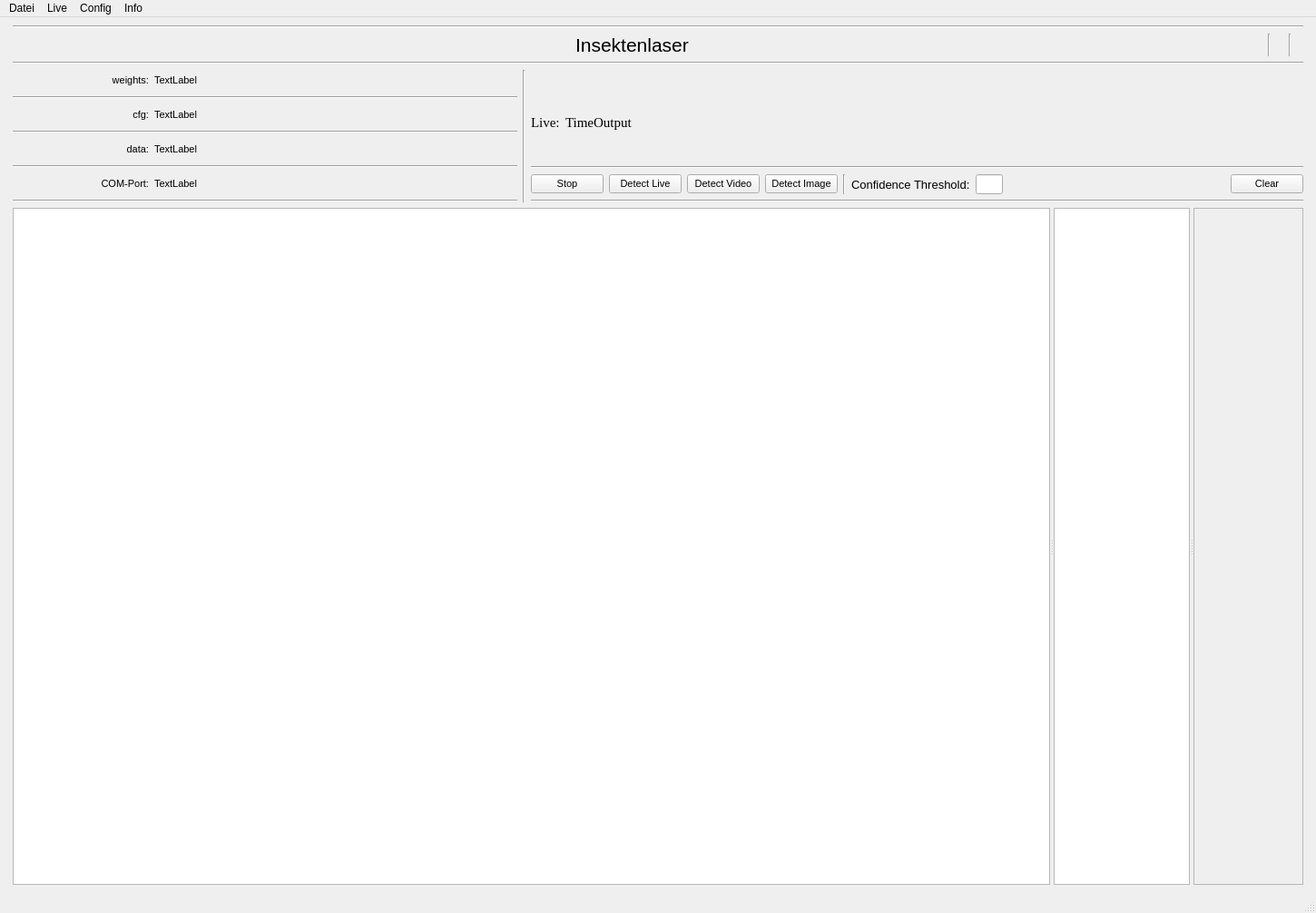
<?xml version="1.0" encoding="UTF-8"?>
<ui version="4.0">
 <class>MainWindow</class>
 <widget class="QMainWindow" name="MainWindow">
  <property name="geometry">
   <rect>
    <x>0</x>
    <y>0</y>
    <width>1450</width>
    <height>1006</height>
   </rect>
  </property>
  <property name="windowTitle">
   <string>MainWindow</string>
  </property>
  <property name="windowIcon">
   <iconset>
    <normaloff>../../../../Users/Kirko/.designer/backup/icons/favicon-512x512.png</normaloff>../../../../Users/Kirko/.designer/backup/icons/favicon-512x512.png</iconset>
  </property>
  <property name="iconSize">
   <size>
    <width>30</width>
    <height>30</height>
   </size>
  </property>
  <property name="toolButtonStyle">
   <enum>Qt::ToolButtonIconOnly</enum>
  </property>
  <widget class="QWidget" name="centralwidget">
   <layout class="QGridLayout" name="gridLayout_8">
    <item row="0" column="0">
     <layout class="QHBoxLayout" name="horizontalLayout_8">
      <item>
       <spacer name="horizontalSpacer_2">
        <property name="orientation">
         <enum>Qt::Horizontal</enum>
        </property>
        <property name="sizeType">
         <enum>QSizePolicy::Fixed</enum>
        </property>
        <property name="sizeHint" stdset="0">
         <size>
          <width>5</width>
          <height>20</height>
         </size>
        </property>
       </spacer>
      </item>
      <item>
       <layout class="QGridLayout" name="gridLayout_7">
        <item row="0" column="0">
         <layout class="QGridLayout" name="gridLayout_6">
          <item row="0" column="0">
           <layout class="QVBoxLayout" name="verticalLayout">
            <item>
             <widget class="Line" name="line">
              <property name="font">
               <font>
                <weight>75</weight>
                <bold>true</bold>
               </font>
              </property>
              <property name="orientation">
               <enum>Qt::Horizontal</enum>
              </property>
             </widget>
            </item>
            <item>
             <layout class="QHBoxLayout" name="horizontalLayout_5">
              <item>
               <spacer name="horizontalSpacer">
                <property name="orientation">
                 <enum>Qt::Horizontal</enum>
                </property>
                <property name="sizeHint" stdset="0">
                 <size>
                  <width>40</width>
                  <height>20</height>
                 </size>
                </property>
               </spacer>
              </item>
              <item>
               <widget class="QLabel" name="label">
                <property name="font">
                 <font>
                  <family>Yu Gothic UI</family>
                  <pointsize>16</pointsize>
                 </font>
                </property>
                <property name="text">
                 <string>Insektenlaser</string>
                </property>
               </widget>
              </item>
              <item>
               <spacer name="horizontalSpacer_4">
                <property name="orientation">
                 <enum>Qt::Horizontal</enum>
                </property>
                <property name="sizeHint" stdset="0">
                 <size>
                  <width>40</width>
                  <height>20</height>
                 </size>
                </property>
               </spacer>
              </item>
              <item>
               <widget class="QLabel" name="logoIL">
                <property name="sizePolicy">
                 <sizepolicy hsizetype="Preferred" vsizetype="Preferred">
                  <horstretch>0</horstretch>
                  <verstretch>0</verstretch>
                 </sizepolicy>
                </property>
                <property name="minimumSize">
                 <size>
                  <width>0</width>
                  <height>0</height>
                 </size>
                </property>
                <property name="maximumSize">
                 <size>
                  <width>30</width>
                  <height>30</height>
                 </size>
                </property>
                <property name="sizeIncrement">
                 <size>
                  <width>0</width>
                  <height>0</height>
                 </size>
                </property>
                <property name="baseSize">
                 <size>
                  <width>0</width>
                  <height>0</height>
                 </size>
                </property>
                <property name="text">
                 <string/>
                </property>
                <property name="pixmap">
                 <pixmap>icons/LogoFinalOhneHaus2.png</pixmap>
                </property>
                <property name="scaledContents">
                 <bool>true</bool>
                </property>
               </widget>
              </item>
              <item>
               <widget class="Line" name="line_7">
                <property name="orientation">
                 <enum>Qt::Vertical</enum>
                </property>
               </widget>
              </item>
              <item>
               <widget class="QLabel" name="logoBTU">
                <property name="maximumSize">
                 <size>
                  <width>40</width>
                  <height>30</height>
                 </size>
                </property>
                <property name="sizeIncrement">
                 <size>
                  <width>0</width>
                  <height>0</height>
                 </size>
                </property>
                <property name="font">
                 <font>
                  <pointsize>10</pointsize>
                 </font>
                </property>
                <property name="styleSheet">
                 <string notr="true"/>
                </property>
                <property name="text">
                 <string/>
                </property>
                <property name="pixmap">
                 <pixmap>icons/Unbenannt-1.png</pixmap>
                </property>
                <property name="scaledContents">
                 <bool>true</bool>
                </property>
                <property name="alignment">
                 <set>Qt::AlignCenter</set>
                </property>
               </widget>
              </item>
              <item>
               <widget class="Line" name="line_8">
                <property name="orientation">
                 <enum>Qt::Vertical</enum>
                </property>
               </widget>
              </item>
              <item>
               <widget class="QLabel" name="logoMT">
                <property name="maximumSize">
                 <size>
                  <width>58</width>
                  <height>25</height>
                 </size>
                </property>
                <property name="sizeIncrement">
                 <size>
                  <width>0</width>
                  <height>0</height>
                 </size>
                </property>
                <property name="text">
                 <string/>
                </property>
                <property name="pixmap">
                 <pixmap>icons/MT-Logo.png</pixmap>
                </property>
                <property name="scaledContents">
                 <bool>true</bool>
                </property>
               </widget>
              </item>
             </layout>
            </item>
            <item>
             <widget class="Line" name="line_6">
              <property name="orientation">
               <enum>Qt::Horizontal</enum>
              </property>
             </widget>
            </item>
           </layout>
          </item>
          <item row="1" column="0">
           <layout class="QGridLayout" name="gridLayout_5">
            <item row="0" column="0">
             <layout class="QGridLayout" name="gridLayout_2">
              <item row="0" column="0">
               <layout class="QHBoxLayout" name="horizontalLayout">
                <item>
                 <widget class="QLabel" name="labelWeightsName">
                  <property name="sizePolicy">
                   <sizepolicy hsizetype="Fixed" vsizetype="Fixed">
                    <horstretch>0</horstretch>
                    <verstretch>0</verstretch>
                   </sizepolicy>
                  </property>
                  <property name="minimumSize">
                   <size>
                    <width>150</width>
                    <height>23</height>
                   </size>
                  </property>
                  <property name="maximumSize">
                   <size>
                    <width>16777215</width>
                    <height>16777215</height>
                   </size>
                  </property>
                  <property name="font">
                   <font>
                    <family>MS Shell Dlg 2</family>
                    <pointsize>8</pointsize>
                   </font>
                  </property>
                  <property name="text">
                   <string>weights:</string>
                  </property>
                  <property name="alignment">
                   <set>Qt::AlignRight|Qt::AlignTrailing|Qt::AlignVCenter</set>
                  </property>
                 </widget>
                </item>
                <item>
                 <widget class="QLabel" name="labelWeights">
                  <property name="sizePolicy">
                   <sizepolicy hsizetype="Fixed" vsizetype="Fixed">
                    <horstretch>0</horstretch>
                    <verstretch>0</verstretch>
                   </sizepolicy>
                  </property>
                  <property name="minimumSize">
                   <size>
                    <width>400</width>
                    <height>23</height>
                   </size>
                  </property>
                  <property name="maximumSize">
                   <size>
                    <width>500</width>
                    <height>50</height>
                   </size>
                  </property>
                  <property name="font">
                   <font>
                    <pointsize>8</pointsize>
                   </font>
                  </property>
                  <property name="text">
                   <string>TextLabel</string>
                  </property>
                  <property name="scaledContents">
                   <bool>false</bool>
                  </property>
                  <property name="alignment">
                   <set>Qt::AlignLeading|Qt::AlignLeft|Qt::AlignVCenter</set>
                  </property>
                 </widget>
                </item>
               </layout>
              </item>
              <item row="1" column="0">
               <widget class="Line" name="line_3">
                <property name="orientation">
                 <enum>Qt::Horizontal</enum>
                </property>
               </widget>
              </item>
              <item row="2" column="0">
               <layout class="QHBoxLayout" name="horizontalLayout_2">
                <item>
                 <widget class="QLabel" name="labelCfgName">
                  <property name="minimumSize">
                   <size>
                    <width>150</width>
                    <height>23</height>
                   </size>
                  </property>
                  <property name="maximumSize">
                   <size>
                    <width>150</width>
                    <height>16777215</height>
                   </size>
                  </property>
                  <property name="font">
                   <font>
                    <pointsize>8</pointsize>
                   </font>
                  </property>
                  <property name="text">
                   <string>cfg:</string>
                  </property>
                  <property name="alignment">
                   <set>Qt::AlignRight|Qt::AlignTrailing|Qt::AlignVCenter</set>
                  </property>
                 </widget>
                </item>
                <item>
                 <widget class="QLabel" name="labelCfg">
                  <property name="minimumSize">
                   <size>
                    <width>400</width>
                    <height>23</height>
                   </size>
                  </property>
                  <property name="maximumSize">
                   <size>
                    <width>500</width>
                    <height>16777215</height>
                   </size>
                  </property>
                  <property name="font">
                   <font>
                    <pointsize>8</pointsize>
                   </font>
                  </property>
                  <property name="text">
                   <string>TextLabel</string>
                  </property>
                 </widget>
                </item>
               </layout>
              </item>
              <item row="3" column="0">
               <widget class="Line" name="line_2">
                <property name="orientation">
                 <enum>Qt::Horizontal</enum>
                </property>
               </widget>
              </item>
              <item row="4" column="0">
               <layout class="QHBoxLayout" name="horizontalLayout_3">
                <item>
                 <widget class="QLabel" name="labelDataName">
                  <property name="minimumSize">
                   <size>
                    <width>150</width>
                    <height>23</height>
                   </size>
                  </property>
                  <property name="maximumSize">
                   <size>
                    <width>150</width>
                    <height>16777215</height>
                   </size>
                  </property>
                  <property name="font">
                   <font>
                    <pointsize>8</pointsize>
                   </font>
                  </property>
                  <property name="text">
                   <string>data:</string>
                  </property>
                  <property name="alignment">
                   <set>Qt::AlignRight|Qt::AlignTrailing|Qt::AlignVCenter</set>
                  </property>
                 </widget>
                </item>
                <item>
                 <widget class="QLabel" name="labelData">
                  <property name="minimumSize">
                   <size>
                    <width>400</width>
                    <height>23</height>
                   </size>
                  </property>
                  <property name="maximumSize">
                   <size>
                    <width>500</width>
                    <height>16777215</height>
                   </size>
                  </property>
                  <property name="font">
                   <font>
                    <pointsize>8</pointsize>
                   </font>
                  </property>
                  <property name="text">
                   <string>TextLabel</string>
                  </property>
                 </widget>
                </item>
               </layout>
              </item>
              <item row="5" column="0">
               <widget class="Line" name="line_5">
                <property name="orientation">
                 <enum>Qt::Horizontal</enum>
                </property>
               </widget>
              </item>
              <item row="6" column="0">
               <layout class="QHBoxLayout" name="horizontalLayout_7">
                <item>
                 <widget class="QLabel" name="labelComportName">
                  <property name="minimumSize">
                   <size>
                    <width>150</width>
                    <height>23</height>
                   </size>
                  </property>
                  <property name="maximumSize">
                   <size>
                    <width>150</width>
                    <height>16777215</height>
                   </size>
                  </property>
                  <property name="font">
                   <font>
                    <pointsize>8</pointsize>
                   </font>
                  </property>
                  <property name="text">
                   <string>COM-Port:</string>
                  </property>
                  <property name="alignment">
                   <set>Qt::AlignRight|Qt::AlignTrailing|Qt::AlignVCenter</set>
                  </property>
                 </widget>
                </item>
                <item>
                 <widget class="QLabel" name="labelComport">
                  <property name="minimumSize">
                   <size>
                    <width>400</width>
                    <height>23</height>
                   </size>
                  </property>
                  <property name="maximumSize">
                   <size>
                    <width>500</width>
                    <height>16777215</height>
                   </size>
                  </property>
                  <property name="font">
                   <font>
                    <pointsize>8</pointsize>
                   </font>
                  </property>
                  <property name="text">
                   <string>TextLabel</string>
                  </property>
                 </widget>
                </item>
               </layout>
              </item>
              <item row="7" column="0">
               <widget class="Line" name="line_9">
                <property name="orientation">
                 <enum>Qt::Horizontal</enum>
                </property>
               </widget>
              </item>
             </layout>
            </item>
            <item row="0" column="1">
             <widget class="Line" name="line_4">
              <property name="orientation">
               <enum>Qt::Vertical</enum>
              </property>
             </widget>
            </item>
            <item row="0" column="2">
             <layout class="QGridLayout" name="gridLayout_3">
              <item row="2" column="0">
               <layout class="QGridLayout" name="gridLayout_4">
                <item row="0" column="0">
                 <widget class="Line" name="lineOverButtons">
                  <property name="maximumSize">
                   <size>
                    <width>16777215</width>
                    <height>3</height>
                   </size>
                  </property>
                  <property name="orientation">
                   <enum>Qt::Horizontal</enum>
                  </property>
                 </widget>
                </item>
                <item row="1" column="0">
                 <layout class="QHBoxLayout" name="horizontalLayout_4">
                  <item>
                   <widget class="QPushButton" name="pushButton_stop">
                    <property name="font">
                     <font>
                      <pointsize>8</pointsize>
                     </font>
                    </property>
                    <property name="text">
                     <string>Stop</string>
                    </property>
                    <property name="checkable">
                     <bool>true</bool>
                    </property>
                   </widget>
                  </item>
                  <item>
                   <widget class="QPushButton" name="pushButton_detectLive">
                    <property name="enabled">
                     <bool>true</bool>
                    </property>
                    <property name="font">
                     <font>
                      <pointsize>8</pointsize>
                     </font>
                    </property>
                    <property name="text">
                     <string>Detect Live</string>
                    </property>
                   </widget>
                  </item>
                  <item>
                   <widget class="QPushButton" name="pushButton_detectVideo">
                    <property name="font">
                     <font>
                      <pointsize>8</pointsize>
                     </font>
                    </property>
                    <property name="text">
                     <string>Detect Video</string>
                    </property>
                   </widget>
                  </item>
                  <item>
                   <widget class="QPushButton" name="pushButton_detectImage">
                    <property name="font">
                     <font>
                      <pointsize>8</pointsize>
                     </font>
                    </property>
                    <property name="text">
                     <string>Detect Image</string>
                    </property>
                   </widget>
                  </item>
                  <item>
                   <widget class="Line" name="line_10">
                    <property name="orientation">
                     <enum>Qt::Vertical</enum>
                    </property>
                   </widget>
                  </item>
                  <item>
                   <widget class="QLabel" name="label_3">
                    <property name="enabled">
                     <bool>true</bool>
                    </property>
                    <property name="font">
                     <font>
                      <pointsize>10</pointsize>
                     </font>
                    </property>
                    <property name="text">
                     <string>Confidence Threshold:</string>
                    </property>
                   </widget>
                  </item>
                  <item>
                   <widget class="QLineEdit" name="lineEditConfidenceThreshold">
                    <property name="maximumSize">
                     <size>
                      <width>30</width>
                      <height>16777215</height>
                     </size>
                    </property>
                    <property name="focusPolicy">
                     <enum>Qt::ClickFocus</enum>
                    </property>
                    <property name="alignment">
                     <set>Qt::AlignRight|Qt::AlignTrailing|Qt::AlignVCenter</set>
                    </property>
                   </widget>
                  </item>
                  <item>
                   <spacer name="horizontalSpacer_3">
                    <property name="orientation">
                     <enum>Qt::Horizontal</enum>
                    </property>
                    <property name="sizeType">
                     <enum>QSizePolicy::Expanding</enum>
                    </property>
                    <property name="sizeHint" stdset="0">
                     <size>
                      <width>13</width>
                      <height>16</height>
                     </size>
                    </property>
                   </spacer>
                  </item>
                  <item>
                   <widget class="QPushButton" name="pushButton_clear">
                    <property name="enabled">
                     <bool>true</bool>
                    </property>
                    <property name="font">
                     <font>
                      <pointsize>8</pointsize>
                     </font>
                    </property>
                    <property name="text">
                     <string>Clear</string>
                    </property>
                   </widget>
                  </item>
                 </layout>
                </item>
                <item row="2" column="0">
                 <widget class="Line" name="lineUnderButtons">
                  <property name="orientation">
                   <enum>Qt::Horizontal</enum>
                  </property>
                 </widget>
                </item>
               </layout>
              </item>
              <item row="1" column="0">
               <layout class="QHBoxLayout" name="horizontalLayout_6">
                <item>
                 <widget class="QLabel" name="label_2">
                  <property name="minimumSize">
                   <size>
                    <width>0</width>
                    <height>0</height>
                   </size>
                  </property>
                  <property name="maximumSize">
                   <size>
                    <width>16777215</width>
                    <height>16777215</height>
                   </size>
                  </property>
                  <property name="font">
                   <font>
                    <family>Times New Roman</family>
                    <pointsize>11</pointsize>
                   </font>
                  </property>
                  <property name="text">
                   <string>Live:</string>
                  </property>
                 </widget>
                </item>
                <item>
                 <widget class="QLabel" name="labelTimeOutput">
                  <property name="minimumSize">
                   <size>
                    <width>0</width>
                    <height>0</height>
                   </size>
                  </property>
                  <property name="font">
                   <font>
                    <family>Times New Roman</family>
                    <pointsize>11</pointsize>
                   </font>
                  </property>
                  <property name="text">
                   <string>TimeOutput</string>
                  </property>
                 </widget>
                </item>
                <item>
                 <spacer name="horizontalSpacer_6">
                  <property name="orientation">
                   <enum>Qt::Horizontal</enum>
                  </property>
                  <property name="sizeHint" stdset="0">
                   <size>
                    <width>40</width>
                    <height>20</height>
                   </size>
                  </property>
                 </spacer>
                </item>
               </layout>
              </item>
              <item row="0" column="0">
               <spacer name="verticalSpacer">
                <property name="orientation">
                 <enum>Qt::Vertical</enum>
                </property>
                <property name="sizeType">
                 <enum>QSizePolicy::Fixed</enum>
                </property>
                <property name="sizeHint" stdset="0">
                 <size>
                  <width>20</width>
                  <height>15</height>
                 </size>
                </property>
               </spacer>
              </item>
             </layout>
            </item>
           </layout>
          </item>
         </layout>
        </item>
        <item row="1" column="0">
         <widget class="QSplitter" name="splitter">
          <property name="sizePolicy">
           <sizepolicy hsizetype="Expanding" vsizetype="Expanding">
            <horstretch>0</horstretch>
            <verstretch>0</verstretch>
           </sizepolicy>
          </property>
          <property name="autoFillBackground">
           <bool>false</bool>
          </property>
          <property name="orientation">
           <enum>Qt::Horizontal</enum>
          </property>
          <widget class="QGraphicsView" name="player"/>
          <widget class="QListWidget" name="listWidget">
           <property name="sizePolicy">
            <sizepolicy hsizetype="Minimum" vsizetype="Expanding">
             <horstretch>0</horstretch>
             <verstretch>0</verstretch>
            </sizepolicy>
           </property>
           <property name="minimumSize">
            <size>
             <width>100</width>
             <height>100</height>
            </size>
           </property>
           <property name="maximumSize">
            <size>
             <width>150</width>
             <height>16777215</height>
            </size>
           </property>
          </widget>
          <widget class="QScrollArea" name="scrollArea">
           <property name="maximumSize">
            <size>
             <width>870</width>
             <height>16777215</height>
            </size>
           </property>
           <property name="widgetResizable">
            <bool>true</bool>
           </property>
           <widget class="QWidget" name="scrollAreaWidgetContents">
            <property name="geometry">
             <rect>
              <x>0</x>
              <y>0</y>
              <width>803</width>
              <height>717</height>
             </rect>
            </property>
            <property name="maximumSize">
             <size>
              <width>16777215</width>
              <height>16777215</height>
             </size>
            </property>
            <layout class="QGridLayout" name="gridLayout">
             <item row="0" column="0">
              <widget class="QLabel" name="console">
               <property name="sizePolicy">
                <sizepolicy hsizetype="Preferred" vsizetype="Preferred">
                 <horstretch>0</horstretch>
                 <verstretch>0</verstretch>
                </sizepolicy>
               </property>
               <property name="minimumSize">
                <size>
                 <width>0</width>
                 <height>0</height>
                </size>
               </property>
               <property name="maximumSize">
                <size>
                 <width>16777215</width>
                 <height>16777215</height>
                </size>
               </property>
               <property name="autoFillBackground">
                <bool>false</bool>
               </property>
               <property name="textFormat">
                <enum>Qt::AutoText</enum>
               </property>
               <property name="scaledContents">
                <bool>false</bool>
               </property>
               <property name="wordWrap">
                <bool>true</bool>
               </property>
              </widget>
             </item>
            </layout>
           </widget>
          </widget>
         </widget>
        </item>
       </layout>
      </item>
      <item>
       <spacer name="horizontalSpacer_5">
        <property name="orientation">
         <enum>Qt::Horizontal</enum>
        </property>
        <property name="sizeType">
         <enum>QSizePolicy::Fixed</enum>
        </property>
        <property name="sizeHint" stdset="0">
         <size>
          <width>5</width>
          <height>20</height>
         </size>
        </property>
       </spacer>
      </item>
     </layout>
    </item>
   </layout>
  </widget>
  <widget class="QMenuBar" name="menubar">
   <property name="geometry">
    <rect>
     <x>0</x>
     <y>0</y>
     <width>1450</width>
     <height>21</height>
    </rect>
   </property>
   <widget class="QMenu" name="menuDatei">
    <property name="title">
     <string>Datei</string>
    </property>
    <addaction name="actionload_image"/>
    <addaction name="actionload_image_512_pix"/>
    <addaction name="separator"/>
    <addaction name="actionload_video_parallel"/>
    <addaction name="actionload_video_serial"/>
   </widget>
   <widget class="QMenu" name="menuView">
    <property name="title">
     <string>Info</string>
    </property>
    <addaction name="separator"/>
    <addaction name="actionload_video_info"/>
    <addaction name="actionload_detectionLog"/>
    <addaction name="actionload_monitorDir"/>
   </widget>
   <widget class="QMenu" name="menuLive">
    <property name="title">
     <string>Live</string>
    </property>
    <addaction name="actionload_HXC40"/>
    <addaction name="actionWebcam"/>
   </widget>
   <widget class="QMenu" name="menuWeights">
    <property name="title">
     <string>Config</string>
    </property>
    <addaction name="actionload_weights"/>
    <addaction name="actionload_cfg"/>
    <addaction name="actionload_data"/>
   </widget>
   <addaction name="menuDatei"/>
   <addaction name="menuLive"/>
   <addaction name="menuWeights"/>
   <addaction name="menuView"/>
  </widget>
  <widget class="QStatusBar" name="statusbar">
   <property name="enabled">
    <bool>true</bool>
   </property>
  </widget>
  <action name="actionload_image">
   <property name="checkable">
    <bool>false</bool>
   </property>
   <property name="enabled">
    <bool>true</bool>
   </property>
   <property name="text">
    <string>load image 2048 pix</string>
   </property>
  </action>
  <action name="actionload_video_parallel">
   <property name="enabled">
    <bool>false</bool>
   </property>
   <property name="text">
    <string>load video parallel</string>
   </property>
  </action>
  <action name="actionload_video_seriell">
   <property name="enabled">
    <bool>false</bool>
   </property>
   <property name="text">
    <string>load video seriell</string>
   </property>
  </action>
  <action name="actionload_video_serial">
   <property name="text">
    <string>load video serial</string>
   </property>
  </action>
  <action name="actionload_HXC40">
   <property name="text">
    <string>HXC40</string>
   </property>
  </action>
  <action name="actionWebcam">
   <property name="text">
    <string>Webcam</string>
   </property>
  </action>
  <action name="actionload_weights">
   <property name="text">
    <string>load .weights</string>
   </property>
  </action>
  <action name="actionload_cfg">
   <property name="text">
    <string>load .cfg</string>
   </property>
  </action>
  <action name="actionload_data">
   <property name="text">
    <string>load .data</string>
   </property>
  </action>
  <action name="actionload_image_512_pix">
   <property name="text">
    <string>load image 512 pix</string>
   </property>
  </action>
  <action name="actionload_video_info">
   <property name="text">
    <string>video info</string>
   </property>
  </action>
  <action name="actionload_detectionLog">
   <property name="text">
    <string>detection.log</string>
   </property>
  </action>
  <action name="actionload_monitorDir">
   <property name="text">
    <string>monitorDir</string>
   </property>
  </action>
 </widget>
 <resources/>
 <connections/>
</ui>
